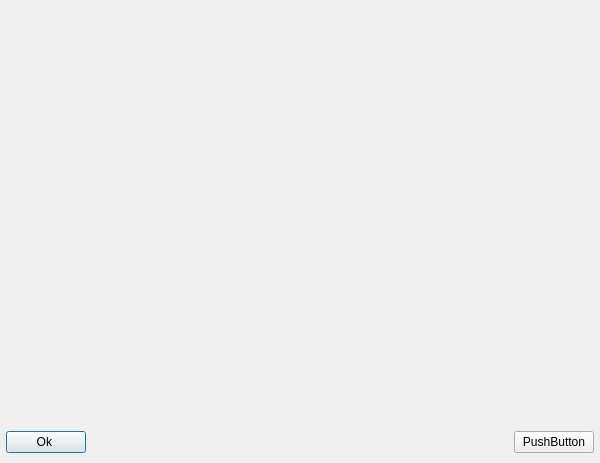
<?xml version="1.0" encoding="UTF-8"?>
<ui version="4.0">
 <class>m_Window</class>
 <widget class="QFrame" name="m_Window">
  <property name="geometry">
   <rect>
    <x>0</x>
    <y>0</y>
    <width>600</width>
    <height>463</height>
   </rect>
  </property>
  <property name="sizePolicy">
   <sizepolicy hsizetype="Expanding" vsizetype="Expanding">
    <horstretch>0</horstretch>
    <verstretch>0</verstretch>
   </sizepolicy>
  </property>
  <property name="minimumSize">
   <size>
    <width>400</width>
    <height>0</height>
   </size>
  </property>
  <property name="focusPolicy">
   <enum>Qt::TabFocus</enum>
  </property>
  <layout class="QVBoxLayout" name="verticalLayout">
   <property name="spacing">
    <number>16</number>
   </property>
   <property name="leftMargin">
    <number>6</number>
   </property>
   <property name="topMargin">
    <number>4</number>
   </property>
   <property name="rightMargin">
    <number>6</number>
   </property>
   <property name="bottomMargin">
    <number>10</number>
   </property>
   <item>
    <widget class="COsdSelectTree" name="m_Tree">
     <property name="focusPolicy">
      <enum>Qt::WheelFocus</enum>
     </property>
     <property name="autoFillBackground">
      <bool>false</bool>
     </property>
     <property name="styleSheet">
      <string notr="true">#m_Tree {background-color: transparent;}
/*INCLUDE_UI_scrollbar.qss*/</string>
     </property>
     <property name="frameShape">
      <enum>QFrame::NoFrame</enum>
     </property>
     <property name="editTriggers">
      <set>QAbstractItemView::NoEditTriggers</set>
     </property>
     <property name="showDropIndicator" stdset="0">
      <bool>false</bool>
     </property>
     <property name="verticalScrollMode">
      <enum>QAbstractItemView::ScrollPerPixel</enum>
     </property>
     <property name="indentation">
      <number>2</number>
     </property>
     <property name="uniformRowHeights">
      <bool>true</bool>
     </property>
     <property name="animated">
      <bool>true</bool>
     </property>
     <property name="columnCount">
      <number>2</number>
     </property>
     <property name="sliderInfo" stdset="0">
      <string notr="true">color1=&quot;0x5010F010&quot; color2=&quot;0&quot; type=&quot;0&quot; roundcorner=&quot;0&quot; borderwidth=&quot;0&quot; bordercolor=&quot;0&quot;</string>
     </property>
     <property name="borderInfo" stdset="0">
      <string notr="true">borderwidth=&quot;1&quot; roundcorner=&quot;0&quot; bordercolor=&quot;0x90808080&quot; </string>
     </property>
     <property name="imageParams" stdset="0">
      <string notr="true">empty=&quot;img/bookmarks/bookmark.png&quot; </string>
     </property>
     <property name="cursorInfo" stdset="0">
      <stringlist notr="true">
       <string>id=&quot;focus&quot;  marginBottom=&quot;1&quot; marginTop=&quot;1&quot; type=&quot;0&quot; color1=&quot;0x7080A0FF&quot; roundcorner=&quot;0&quot; bordercolor=&quot;0xFF000000&quot; borderWidth=&quot;0&quot;</string>
       <string>id=&quot;hover&quot; marginBottom=&quot;1&quot; marginTop=&quot;1&quot; type=&quot;0&quot; color1=&quot;0x3080A0FF&quot; roundcorner=&quot;0&quot; bordercolor=&quot;0xFF000000&quot; borderWidth=&quot;0&quot;</string>
      </stringlist>
     </property>
	 <property name="columnDecorate" stdset="0">
	  <stringlist notr="true">
       <string>column=&quot;1&quot;  color=&quot;0xFFffcc4a&quot; bold=&quot;1&quot; addHeight=&quot;2&quot; alignment=&quot;0x82&quot;</string>
      </stringlist>
     </property>
     <attribute name="headerVisible">
      <bool>false</bool>
     </attribute>
     <column>
      <property name="text">
       <string notr="true">1</string>
      </property>
     </column>
     <column>
      <property name="text">
       <string notr="true">2</string>
      </property>
     </column>
    </widget>
   </item>
   <item>
    <layout class="QHBoxLayout" name="horizontalLayout">
     <property name="spacing">
      <number>0</number>
     </property>
     <item>
      <widget class="QPushButton" name="m_OkButton">
       <property name="sizePolicy">
        <sizepolicy hsizetype="Preferred" vsizetype="Fixed">
         <horstretch>0</horstretch>
         <verstretch>0</verstretch>
        </sizepolicy>
       </property>
       <property name="maximumSize">
        <size>
         <width>160</width>
         <height>16777215</height>
        </size>
       </property>
       <property name="focusPolicy">
        <enum>Qt::TabFocus</enum>
       </property>
       <property name="styleSheet">
        <string notr="true">/*INCLUDE_UI_defaultbutton.qss*/</string>
       </property>
       <property name="text">
        <string>      Ok       </string>
       </property>
       <property name="default">
        <bool>true</bool>
       </property>
      </widget>
     </item>
     <item>
      <spacer name="horizontalSpacer">
       <property name="orientation">
        <enum>Qt::Horizontal</enum>
       </property>
       <property name="sizeType">
        <enum>QSizePolicy::Expanding</enum>
       </property>
       <property name="sizeHint" stdset="0">
        <size>
         <width>30</width>
         <height>0</height>
        </size>
       </property>
      </spacer>
     </item>
     <item>
      <widget class="QPushButton" name="m_ButtonDelete">
       <property name="sizePolicy">
        <sizepolicy hsizetype="Minimum" vsizetype="Fixed">
         <horstretch>0</horstretch>
         <verstretch>0</verstretch>
        </sizepolicy>
       </property>
       <property name="styleSheet">
        <string notr="true">/*INCLUDE_UI_defaultbutton.qss*/</string>
       </property>
       <property name="text">
        <string>PushButton</string>
       </property>
      </widget>
     </item>
    </layout>
   </item>
  </layout>
 </widget>
 <customwidgets>
  <customwidget>
   <class>COsdSelectTree</class>
   <extends>QTreeWidget</extends>
   <header>OsdSelectTree.h</header>
  </customwidget>
 </customwidgets>
 <resources/>
 <connections/>
</ui>
